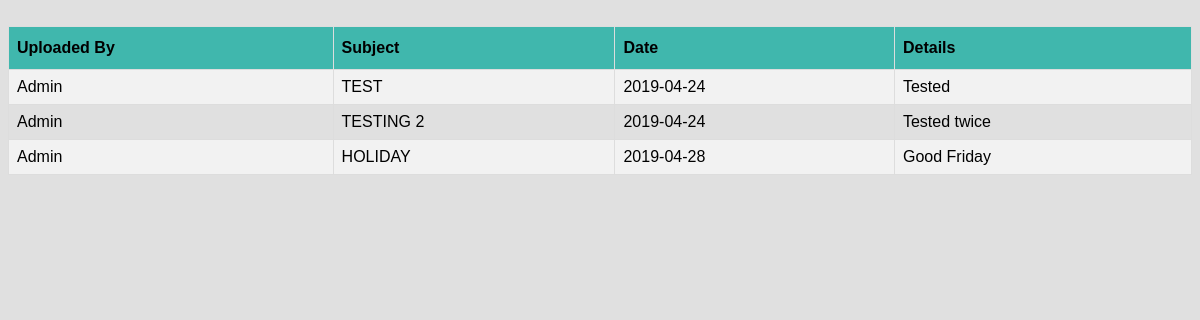
Page /module/admin/announcements.php (signed in) on the committed database.
### tables this page shows
CREATE TABLE `announcement` (
  `Uploaded by` varchar(30) NOT NULL,
  `subject` varchar(40) NOT NULL,
  `date` date NOT NULL,
  `details` varchar(4000) NOT NULL
);

### module/admin/announcements.php (the view, shortened to what this page needs)
<?php
include_once('../../service/mysqlcon.php');
$sql = "SELECT * FROM announcement;";
$res= mysqli_query($link,$sql);
$string = "";
while($row = mysqli_fetch_array($res)){
        $string .= '<tr><td>'.$row['Uploaded by'].'</td><td>'.$row['subject'].
    '</td><td>'.$row['date'].'</td><td>'.
    $row['details'];
}
?>
<html>
    <head>
    <link rel="stylesheet" href="style.css">
		</head>
    <body>
        <br/>
        <center>
            <table border="1" id='studentList'>
                <tr>
                   <th>Uploaded By</th>
                    <th>Subject</th>
                    <th>Date</th>
                  	<th>Details</th>
                </tr>
                <?php echo $string;?>
            </table>
        </center>
		</body>
</html>

### module/admin/style.css (style rules this page uses)
#studentList { font-family: "Trebuchet MS", Arial, Helvetica, sans-serif; border-collapse: collapse; width: 100%; }
#studentList td, #studentList th { border: 1px solid #ddd; padding: 8px; }
#studentList tr:nth-child(even) { background-color: #f2f2f2; }
#studentList th { padding-top: 12px; padding-bottom: 12px; text-align: left; background-color: #40b7ad; color: black; }
body { height:100%; background-color:#E0E0E0; }
* { box-sizing: border-box; }

### rows in the picture
announcement: Uploaded by "Admin", subject "TEST", date "2019-04-24", details "Tested"
announcement: Uploaded by "Admin", subject "TESTING 2", date "2019-04-24", details "Tested twice"
announcement: Uploaded by "Admin", subject "HOLIDAY", date "2019-04-28", details "Good Friday"
